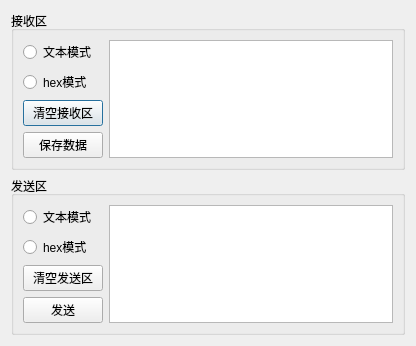
<?xml version="1.0" encoding="UTF-8"?>
<ui version="4.0">
 <class>Dialog</class>
 <widget class="QDialog" name="Dialog">
  <property name="geometry">
   <rect>
    <x>0</x>
    <y>0</y>
    <width>416</width>
    <height>330</height>
   </rect>
  </property>
  <property name="windowTitle">
   <string>Dialog</string>
  </property>
  <layout class="QVBoxLayout" name="verticalLayout">
   <item>
    <widget class="QGroupBox" name="groupBox">
     <property name="title">
      <string>接收区</string>
     </property>
     <layout class="QHBoxLayout" name="horizontalLayout">
      <item>
       <layout class="QGridLayout" name="gridLayout">
        <item row="2" column="0">
         <widget class="QPushButton" name="clear_recv_area_btn">
          <property name="text">
           <string>清空接收区</string>
          </property>
         </widget>
        </item>
        <item row="1" column="0">
         <widget class="QRadioButton" name="hex_recv_mode">
          <property name="text">
           <string>hex模式</string>
          </property>
         </widget>
        </item>
        <item row="0" column="0">
         <widget class="QRadioButton" name="text_recv_mode">
          <property name="text">
           <string>文本模式</string>
          </property>
         </widget>
        </item>
        <item row="3" column="0">
         <widget class="QPushButton" name="save_data_btn">
          <property name="text">
           <string>保存数据</string>
          </property>
         </widget>
        </item>
       </layout>
      </item>
      <item>
       <widget class="QTextBrowser" name="recv_area"/>
      </item>
     </layout>
    </widget>
   </item>
   <item>
    <widget class="QGroupBox" name="groupBox_2">
     <property name="title">
      <string>发送区</string>
     </property>
     <layout class="QHBoxLayout" name="horizontalLayout_2">
      <item>
       <layout class="QGridLayout" name="gridLayout_2">
        <item row="0" column="0">
         <widget class="QRadioButton" name="text_send_mode">
          <property name="text">
           <string>文本模式</string>
          </property>
         </widget>
        </item>
        <item row="1" column="0">
         <widget class="QRadioButton" name="hex_send_mode">
          <property name="text">
           <string>hex模式</string>
          </property>
         </widget>
        </item>
        <item row="2" column="0">
         <widget class="QPushButton" name="clear_send_btn">
          <property name="text">
           <string>清空发送区</string>
          </property>
         </widget>
        </item>
        <item row="3" column="0">
         <widget class="QPushButton" name="send_btn">
          <property name="text">
           <string>发送</string>
          </property>
         </widget>
        </item>
       </layout>
      </item>
      <item>
       <widget class="QTextEdit" name="send_area"/>
      </item>
     </layout>
    </widget>
   </item>
  </layout>
 </widget>
 <resources/>
 <connections/>
</ui>
